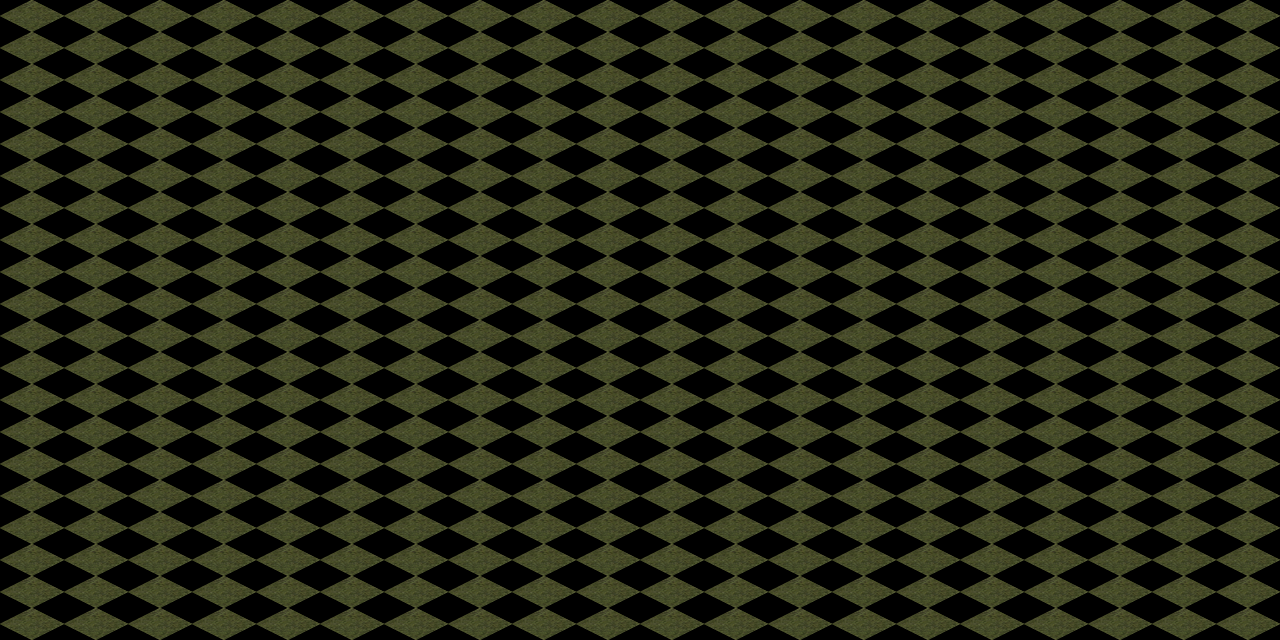

Rendered tile map (Tiled .tmx) drawn with the repository's tilesets; below, a short description and the full map source, tile grids included:
An orthogonal 20x20 tile map with 64x32 px tiles, 1 tile layer (Calque de Tile 1).

<map version="1.0" orientation="orthogonal" renderorder="right-up" width="20" height="20" tilewidth="64" tileheight="32" nextobjectid="1">
 <tileset firstgid="1" name="grassland_tiles" tilewidth="64" tileheight="32" tilecount="672" columns="16">
  <image source="grassland_tiles.png" width="1024" height="1344" />
 </tileset>
 <layer name="Calque de Tile 1" width="20" height="20">
  <data encoding="csv">
1,1,1,1,1,1,1,1,1,1,1,1,1,1,1,1,1,1,1,1,
1,1,1,1,1,1,1,1,1,1,1,1,1,1,1,1,1,1,1,1,
1,1,1,1,1,1,1,1,1,1,1,1,1,1,1,1,1,1,1,1,
1,1,1,1,1,1,1,1,1,1,1,1,1,1,1,1,1,1,1,1,
1,1,1,1,1,1,1,1,1,1,1,1,1,1,1,1,1,1,1,1,
1,1,1,1,1,1,1,1,1,1,1,1,1,1,1,1,1,1,1,1,
1,1,1,1,1,1,1,1,1,1,1,1,1,1,1,1,1,1,1,1,
1,1,1,1,1,1,1,1,1,1,1,1,1,1,1,1,1,1,1,1,
1,1,1,1,1,1,1,1,1,1,1,1,1,1,1,1,1,1,1,1,
1,1,1,1,1,1,1,1,1,1,1,1,1,1,1,1,1,1,1,1,
1,1,1,1,1,1,1,1,1,1,1,1,1,1,1,1,1,1,1,1,
1,1,1,1,1,1,1,1,1,1,1,1,1,1,1,1,1,1,1,1,
1,1,1,1,1,1,1,1,1,1,1,1,1,1,1,1,1,1,1,1,
1,1,1,1,1,1,1,1,1,1,1,1,1,1,1,1,1,1,1,1,
1,1,1,1,1,1,1,1,1,1,1,1,1,1,1,1,1,1,1,1,
1,1,1,1,1,1,1,1,1,1,1,1,1,1,1,1,1,1,1,1,
1,1,1,1,1,1,1,1,1,1,1,1,1,1,1,1,1,1,1,1,
1,1,1,1,1,1,1,1,1,1,1,1,1,1,1,1,1,1,1,1,
1,1,1,1,1,1,1,1,1,1,1,1,1,1,1,1,1,1,1,1,
1,1,1,1,1,1,1,1,1,1,1,1,1,1,1,1,1,1,1,1
</data>
 </layer>
</map>
